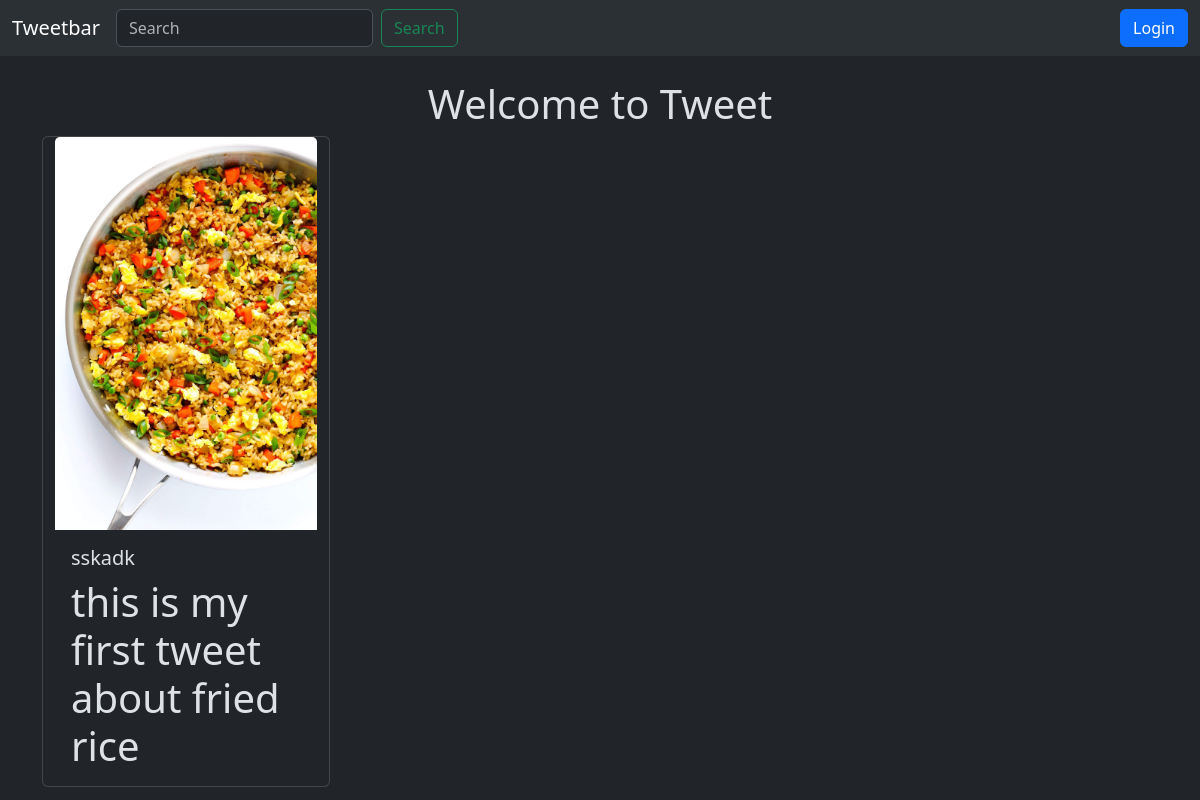
Page /tweet/ on the earlier database version.
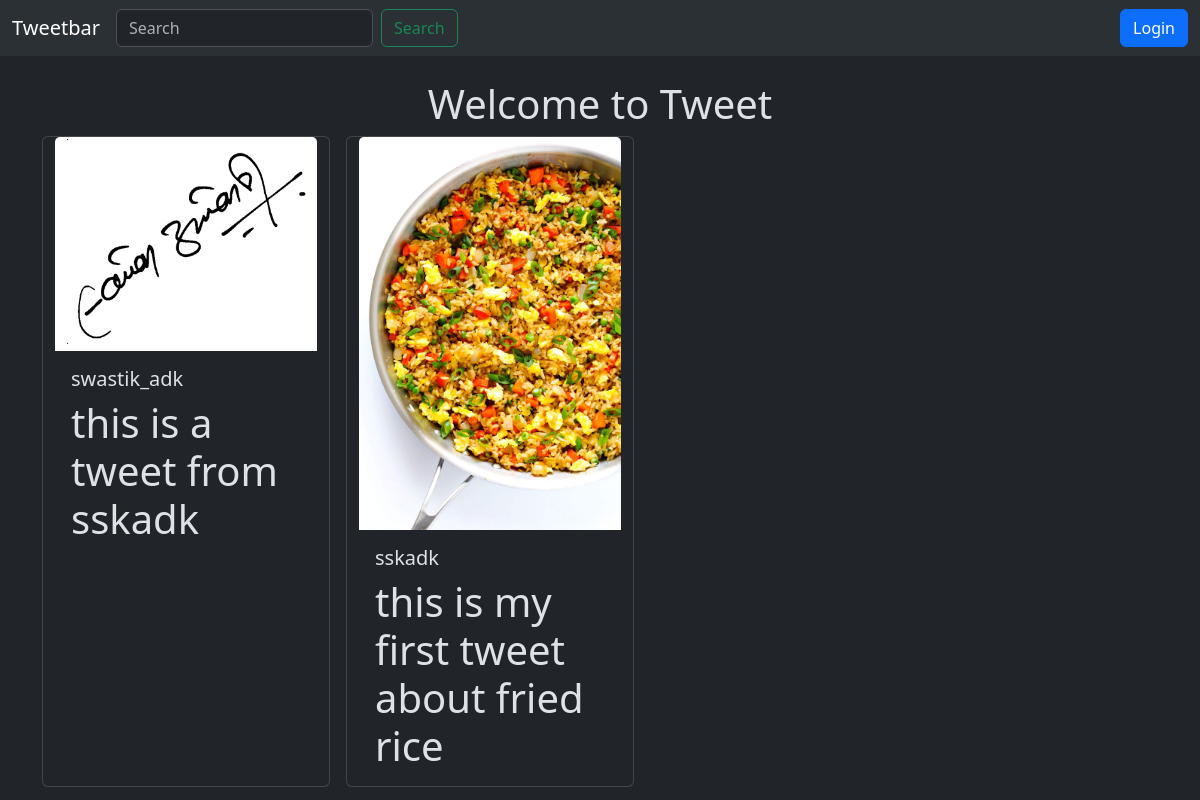
Same page on the later database version.
### tweet/models.py (models this page shows, shortened)
class Tweet(models.Model):
    user = models.ForeignKey(User, on_delete=models.CASCADE)
    text = models.TextField(max_length=240)
    photo = models.ImageField(upload_to='photos/', blank=True, null=True)
    created_at = models.DateTimeField(auto_now_add=True)
    updated_at = models.DateTimeField(auto_now=True)

### tweet/views.py (the view)
# urls.py: path('', views.tweet_list, name='tweet_list'),
def tweet_list(request):
    tweets = Tweet.objects.all().order_by('-created_at')
    return render(request, 'tweet_list.html', {'tweets':tweets})

### tweet/templates/tweet_list.html (shortened to what this page needs)
{% extends "layout.html" %}
{% block content %}
 <h1 class="text-center mt-4">Welcome to Tweet<h1>
<div class ="container row gap-3">
    {% for tweet in tweets %}
    <div class="card" style="width: 18rem;">
        <img src="{{tweet.photo.url}}" class="card-img-top" alt="...">
        <div class="card-body">
            <h5 class="card-title">{{tweet.user.username}}</h5>
            <p class="card-text">{{tweet.text}}</p>
        </div>
    </div>
    {% endfor %}
</div>
{% endblock %}

### templates/layout.html (shortened to what this page needs)
{% load static %}
<!DOCTYPE html>
<html lang="en" data-bs-theme="dark">
    <head>
        <link href="https://cdn.jsdelivr.net/npm/bootstrap@5.3.6/dist/css/bootstrap.min.css" rel="stylesheet">
    </head>
    <body>
        <nav class="navbar navbar-expand-lg bg-body-tertiary">
  <div class="container-fluid">
    <a class="navbar-brand" href="{% url 'tweet_list' %}">Tweetbar</a>
    <div class="collapse navbar-collapse" id="navbarSupportedContent">
      <ul class="navbar-nav me-auto mb-2 mb-lg-0">
        <li class="nav-item">
          <form class="d-flex" role="search">
            <input class="form-control me-2" type="search" placeholder="Search" aria-label="Search"/>
            <button class="btn btn-outline-success" type="submit">Search</button>
          </form>
        </li>
      </ul>
      {% if user.is_authenticated %}
      <form method="post" action="{% url 'logout' %}">
        {% csrf_token %}
        <button class="btn btn-danger" type="submit">Logout</button>
      </form>
      {% else %}
        <a href="{% url 'login' %}" class="btn btn-primary" >Login</a>
      {% endif %}
    </div>
  </div>
</nav>
        <div class= "container">
            {% block content %}
            {% endblock %}
        </div>
    </body>
</html>

Differences in the rows shown:
added Tweet: photo (picture), user.username "swastik_adk", text "this is a tweet from sskadk"
